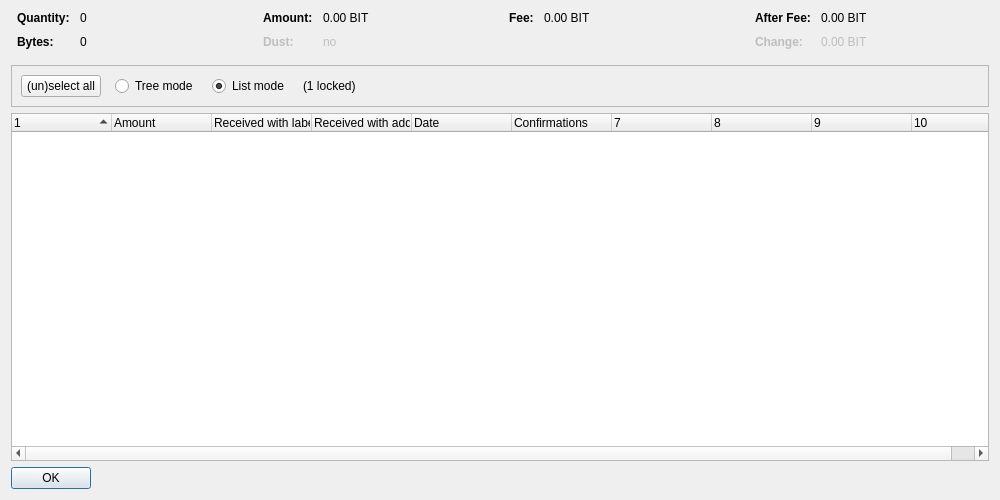
<?xml version="1.0" encoding="UTF-8"?>
<ui version="4.0">
 <class>CoinControlDialog</class>
 <widget class="QDialog" name="CoinControlDialog">
  <property name="geometry">
   <rect>
    <x>0</x>
    <y>0</y>
    <width>1000</width>
    <height>500</height>
   </rect>
  </property>
  <property name="windowTitle">
   <string>Coin Selection</string>
  </property>
  <layout class="QVBoxLayout" name="verticalLayout">
   <item>
    <layout class="QHBoxLayout" name="horizontalLayoutTop" stretch="0,0,0,0">
     <property name="topMargin">
      <number>0</number>
     </property>
     <property name="bottomMargin">
      <number>10</number>
     </property>
     <item>
      <layout class="QFormLayout" name="formLayoutCoinControl1">
       <property name="horizontalSpacing">
        <number>10</number>
       </property>
       <property name="verticalSpacing">
        <number>10</number>
       </property>
       <property name="leftMargin">
        <number>6</number>
       </property>
       <property name="rightMargin">
        <number>6</number>
       </property>
       <item row="0" column="0">
        <widget class="QLabel" name="labelCoinControlQuantityText">
         <property name="font">
          <font>
           <weight>75</weight>
           <bold>true</bold>
          </font>
         </property>
         <property name="text">
          <string>Quantity:</string>
         </property>
        </widget>
       </item>
       <item row="0" column="1">
        <widget class="QLabel" name="labelCoinControlQuantity">
         <property name="cursor">
          <cursorShape>IBeamCursor</cursorShape>
         </property>
         <property name="contextMenuPolicy">
          <enum>Qt::ActionsContextMenu</enum>
         </property>
         <property name="text">
          <string notr="true">0</string>
         </property>
         <property name="textInteractionFlags">
          <set>Qt::LinksAccessibleByMouse|Qt::TextSelectableByKeyboard|Qt::TextSelectableByMouse</set>
         </property>
        </widget>
       </item>
       <item row="1" column="0">
        <widget class="QLabel" name="labelCoinControlBytesText">
         <property name="font">
          <font>
           <weight>75</weight>
           <bold>true</bold>
          </font>
         </property>
         <property name="text">
          <string>Bytes:</string>
         </property>
        </widget>
       </item>
       <item row="1" column="1">
        <widget class="QLabel" name="labelCoinControlBytes">
         <property name="cursor">
          <cursorShape>IBeamCursor</cursorShape>
         </property>
         <property name="contextMenuPolicy">
          <enum>Qt::ActionsContextMenu</enum>
         </property>
         <property name="text">
          <string notr="true">0</string>
         </property>
         <property name="textInteractionFlags">
          <set>Qt::LinksAccessibleByMouse|Qt::TextSelectableByKeyboard|Qt::TextSelectableByMouse</set>
         </property>
        </widget>
       </item>
      </layout>
     </item>
     <item>
      <layout class="QFormLayout" name="formLayoutCoinControl2">
       <property name="horizontalSpacing">
        <number>10</number>
       </property>
       <property name="verticalSpacing">
        <number>10</number>
       </property>
       <property name="leftMargin">
        <number>6</number>
       </property>
       <property name="rightMargin">
        <number>6</number>
       </property>
       <item row="0" column="0">
        <widget class="QLabel" name="labelCoinControlAmountText">
         <property name="font">
          <font>
           <weight>75</weight>
           <bold>true</bold>
          </font>
         </property>
         <property name="text">
          <string>Amount:</string>
         </property>
        </widget>
       </item>
       <item row="0" column="1">
        <widget class="QLabel" name="labelCoinControlAmount">
         <property name="cursor">
          <cursorShape>IBeamCursor</cursorShape>
         </property>
         <property name="contextMenuPolicy">
          <enum>Qt::ActionsContextMenu</enum>
         </property>
         <property name="text">
          <string notr="true">0.00 BIT</string>
         </property>
         <property name="textInteractionFlags">
          <set>Qt::LinksAccessibleByMouse|Qt::TextSelectableByKeyboard|Qt::TextSelectableByMouse</set>
         </property>
        </widget>
       </item>
       <item row="1" column="0">
        <widget class="QLabel" name="labelCoinControlLowOutputText">
         <property name="enabled">
          <bool>false</bool>
         </property>
         <property name="font">
          <font>
           <weight>75</weight>
           <bold>true</bold>
          </font>
         </property>
         <property name="text">
          <string>Dust:</string>
         </property>
        </widget>
       </item>
       <item row="1" column="1">
        <widget class="QLabel" name="labelCoinControlLowOutput">
         <property name="enabled">
          <bool>false</bool>
         </property>
         <property name="cursor">
          <cursorShape>IBeamCursor</cursorShape>
         </property>
         <property name="contextMenuPolicy">
          <enum>Qt::ActionsContextMenu</enum>
         </property>
         <property name="text">
          <string notr="true">no</string>
         </property>
         <property name="textInteractionFlags">
          <set>Qt::LinksAccessibleByMouse|Qt::TextSelectableByKeyboard|Qt::TextSelectableByMouse</set>
         </property>
        </widget>
       </item>
      </layout>
     </item>
     <item>
      <layout class="QFormLayout" name="formLayoutCoinControl3">
       <property name="horizontalSpacing">
        <number>10</number>
       </property>
       <property name="verticalSpacing">
        <number>10</number>
       </property>
       <property name="leftMargin">
        <number>6</number>
       </property>
       <property name="rightMargin">
        <number>6</number>
       </property>
       <item row="0" column="0">
        <widget class="QLabel" name="labelCoinControlFeeText">
         <property name="font">
          <font>
           <weight>75</weight>
           <bold>true</bold>
          </font>
         </property>
         <property name="text">
          <string>Fee:</string>
         </property>
        </widget>
       </item>
       <item row="0" column="1">
        <widget class="QLabel" name="labelCoinControlFee">
         <property name="cursor">
          <cursorShape>IBeamCursor</cursorShape>
         </property>
         <property name="contextMenuPolicy">
          <enum>Qt::ActionsContextMenu</enum>
         </property>
         <property name="text">
          <string notr="true">0.00 BIT</string>
         </property>
         <property name="textInteractionFlags">
          <set>Qt::LinksAccessibleByMouse|Qt::TextSelectableByKeyboard|Qt::TextSelectableByMouse</set>
         </property>
        </widget>
       </item>
      </layout>
     </item>
     <item>
      <layout class="QFormLayout" name="formLayoutCoinControl4">
       <property name="horizontalSpacing">
        <number>10</number>
       </property>
       <property name="verticalSpacing">
        <number>10</number>
       </property>
       <property name="leftMargin">
        <number>6</number>
       </property>
       <property name="rightMargin">
        <number>6</number>
       </property>
       <item row="0" column="0">
        <widget class="QLabel" name="labelCoinControlAfterFeeText">
         <property name="font">
          <font>
           <weight>75</weight>
           <bold>true</bold>
          </font>
         </property>
         <property name="text">
          <string>After Fee:</string>
         </property>
        </widget>
       </item>
       <item row="0" column="1">
        <widget class="QLabel" name="labelCoinControlAfterFee">
         <property name="cursor">
          <cursorShape>IBeamCursor</cursorShape>
         </property>
         <property name="contextMenuPolicy">
          <enum>Qt::ActionsContextMenu</enum>
         </property>
         <property name="text">
          <string notr="true">0.00 BIT</string>
         </property>
         <property name="textInteractionFlags">
          <set>Qt::LinksAccessibleByMouse|Qt::TextSelectableByKeyboard|Qt::TextSelectableByMouse</set>
         </property>
        </widget>
       </item>
       <item row="1" column="0">
        <widget class="QLabel" name="labelCoinControlChangeText">
         <property name="enabled">
          <bool>false</bool>
         </property>
         <property name="font">
          <font>
           <weight>75</weight>
           <bold>true</bold>
          </font>
         </property>
         <property name="text">
          <string>Change:</string>
         </property>
        </widget>
       </item>
       <item row="1" column="1">
        <widget class="QLabel" name="labelCoinControlChange">
         <property name="enabled">
          <bool>false</bool>
         </property>
         <property name="cursor">
          <cursorShape>IBeamCursor</cursorShape>
         </property>
         <property name="contextMenuPolicy">
          <enum>Qt::ActionsContextMenu</enum>
         </property>
         <property name="text">
          <string notr="true">0.00 BIT</string>
         </property>
         <property name="textInteractionFlags">
          <set>Qt::LinksAccessibleByMouse|Qt::TextSelectableByKeyboard|Qt::TextSelectableByMouse</set>
         </property>
        </widget>
       </item>
      </layout>
     </item>
    </layout>
   </item>
   <item>
    <widget class="QFrame" name="frame">
     <property name="minimumSize">
      <size>
       <width>0</width>
       <height>40</height>
      </size>
     </property>
     <property name="frameShape">
      <enum>QFrame::StyledPanel</enum>
     </property>
     <property name="frameShadow">
      <enum>QFrame::Sunken</enum>
     </property>
     <layout class="QHBoxLayout" name="horizontalLayout">
      <item>
       <layout class="QHBoxLayout" name="horizontalLayoutPanel" stretch="0,0,0,0,0">
        <property name="spacing">
         <number>14</number>
        </property>
        <item>
         <widget class="QPushButton" name="pushButtonSelectAll">
          <property name="sizePolicy">
           <sizepolicy hsizetype="Maximum" vsizetype="Fixed">
            <horstretch>0</horstretch>
            <verstretch>0</verstretch>
           </sizepolicy>
          </property>
          <property name="text">
           <string>(un)select all</string>
          </property>
          <property name="autoDefault">
           <bool>false</bool>
          </property>
         </widget>
        </item>
        <item>
         <widget class="QRadioButton" name="radioTreeMode">
          <property name="sizePolicy">
           <sizepolicy hsizetype="Maximum" vsizetype="Fixed">
            <horstretch>0</horstretch>
            <verstretch>0</verstretch>
           </sizepolicy>
          </property>
          <property name="text">
           <string>Tree mode</string>
          </property>
         </widget>
        </item>
        <item>
         <widget class="QRadioButton" name="radioListMode">
          <property name="sizePolicy">
           <sizepolicy hsizetype="Maximum" vsizetype="Fixed">
            <horstretch>0</horstretch>
            <verstretch>0</verstretch>
           </sizepolicy>
          </property>
          <property name="text">
           <string>List mode</string>
          </property>
          <property name="checked">
           <bool>true</bool>
          </property>
         </widget>
        </item>
        <item>
         <widget class="QLabel" name="labelLocked">
          <property name="text">
           <string notr="true">(1 locked)</string>
          </property>
         </widget>
        </item>
        <item>
         <spacer name="horizontalSpacer">
          <property name="orientation">
           <enum>Qt::Horizontal</enum>
          </property>
          <property name="sizeHint" stdset="0">
           <size>
            <width>40</width>
            <height>20</height>
           </size>
          </property>
         </spacer>
        </item>
       </layout>
      </item>
     </layout>
    </widget>
   </item>
   <item>
    <widget class="CoinControlTreeWidget" name="treeWidget">
     <property name="contextMenuPolicy">
      <enum>Qt::CustomContextMenu</enum>
     </property>
     <property name="sortingEnabled">
      <bool>false</bool>
     </property>
     <property name="columnCount">
      <number>10</number>
     </property>
     <attribute name="headerShowSortIndicator" stdset="0">
      <bool>true</bool>
     </attribute>
     <attribute name="headerStretchLastSection">
      <bool>false</bool>
     </attribute>
     <column>
      <property name="text">
       <string/>
      </property>
     </column>
     <column>
      <property name="text">
       <string>Amount</string>
      </property>
     </column>
     <column>
      <property name="text">
       <string>Received with label</string>
      </property>
     </column>
     <column>
      <property name="text">
       <string>Received with address</string>
      </property>
     </column>
     <column>
      <property name="text">
       <string>Date</string>
      </property>
     </column>
     <column>
      <property name="text">
       <string>Confirmations</string>
      </property>
      <property name="toolTip">
       <string>Confirmed</string>
      </property>
     </column>
     <column>
      <property name="text">
       <string/>
      </property>
     </column>
     <column>
      <property name="text">
       <string/>
      </property>
     </column>
     <column>
      <property name="text">
       <string/>
      </property>
     </column>
     <column>
      <property name="text">
       <string/>
      </property>
     </column>
    </widget>
   </item>
   <item>
    <widget class="QDialogButtonBox" name="buttonBox">
     <property name="sizePolicy">
      <sizepolicy hsizetype="Maximum" vsizetype="Fixed">
       <horstretch>0</horstretch>
       <verstretch>0</verstretch>
      </sizepolicy>
     </property>
     <property name="orientation">
      <enum>Qt::Horizontal</enum>
     </property>
     <property name="standardButtons">
      <set>QDialogButtonBox::Ok</set>
     </property>
    </widget>
   </item>
  </layout>
 </widget>
 <customwidgets>
  <customwidget>
   <class>CoinControlTreeWidget</class>
   <extends>QTreeWidget</extends>
   <header>coincontroltreewidget.h</header>
  </customwidget>
 </customwidgets>
 <resources/>
 <connections/>
</ui>
